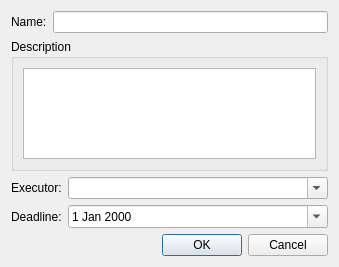
<?xml version="1.0" encoding="UTF-8"?>
<ui version="4.0">
 <class>TaskDialog</class>
 <widget class="QDialog" name="TaskDialog">
  <property name="geometry">
   <rect>
    <x>0</x>
    <y>0</y>
    <width>339</width>
    <height>267</height>
   </rect>
  </property>
  <property name="windowTitle">
   <string>Dialog</string>
  </property>
  <layout class="QVBoxLayout" name="verticalLayout">
   <item>
    <layout class="QHBoxLayout" name="horizontalLayout_3">
     <item>
      <widget class="QLabel" name="label">
       <property name="text">
        <string>Name:</string>
       </property>
      </widget>
     </item>
     <item>
      <widget class="QLineEdit" name="lineEditName"/>
     </item>
    </layout>
   </item>
   <item>
    <widget class="QGroupBox" name="groupBox">
     <property name="title">
      <string>Description</string>
     </property>
     <layout class="QHBoxLayout" name="horizontalLayout">
      <item>
       <widget class="QTextEdit" name="textEditDescription"/>
      </item>
     </layout>
    </widget>
   </item>
   <item>
    <layout class="QGridLayout" name="gridLayout" columnstretch="0,1">
     <item row="0" column="0">
      <widget class="QLabel" name="label_2">
       <property name="text">
        <string>Executor:</string>
       </property>
      </widget>
     </item>
     <item row="1" column="1">
      <widget class="QDateEdit" name="dateEditDeadline">
       <property name="calendarPopup">
        <bool>true</bool>
       </property>
      </widget>
     </item>
     <item row="0" column="1">
      <widget class="QComboBox" name="comboBoxExecutor">
       <property name="editable">
        <bool>true</bool>
       </property>
       <property name="maxVisibleItems">
        <number>20</number>
       </property>
       <property name="duplicatesEnabled">
        <bool>false</bool>
       </property>
      </widget>
     </item>
     <item row="1" column="0">
      <widget class="QLabel" name="label_4">
       <property name="text">
        <string>Deadline:</string>
       </property>
      </widget>
     </item>
    </layout>
   </item>
   <item>
    <spacer name="verticalSpacer">
     <property name="orientation">
      <enum>Qt::Vertical</enum>
     </property>
     <property name="sizeHint" stdset="0">
      <size>
       <width>20</width>
       <height>0</height>
      </size>
     </property>
    </spacer>
   </item>
   <item>
    <layout class="QHBoxLayout" name="horizontalLayout_2">
     <item>
      <spacer name="horizontalSpacer">
       <property name="orientation">
        <enum>Qt::Horizontal</enum>
       </property>
       <property name="sizeHint" stdset="0">
        <size>
         <width>40</width>
         <height>20</height>
        </size>
       </property>
      </spacer>
     </item>
     <item>
      <widget class="QPushButton" name="pushButtonOk">
       <property name="text">
        <string>OK</string>
       </property>
      </widget>
     </item>
     <item>
      <widget class="QPushButton" name="pushButtonCancel">
       <property name="text">
        <string>Cancel</string>
       </property>
      </widget>
     </item>
    </layout>
   </item>
  </layout>
 </widget>
 <resources/>
 <connections/>
</ui>
